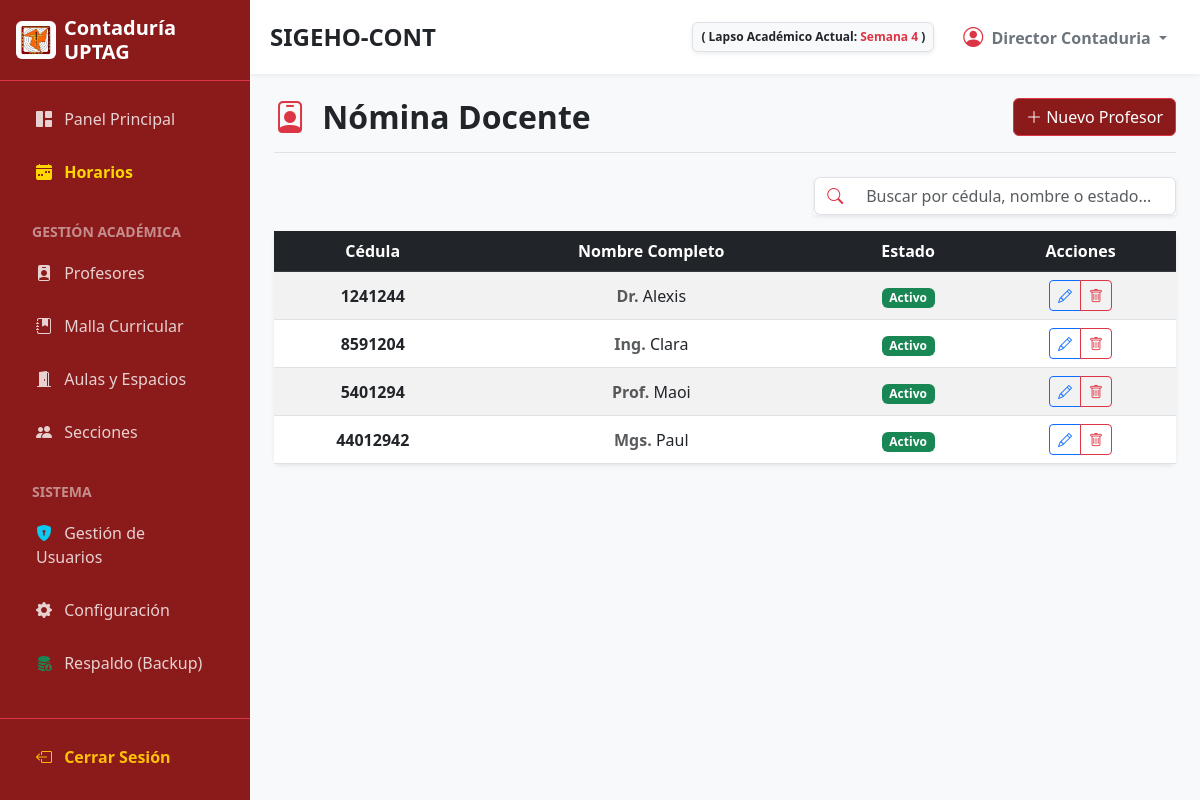
The page /modules/profesores/index.php (signed in) on the database its author committed.
### tables this page shows
CREATE TABLE `configuracion` (
  `id` int(11) NOT NULL,
  `parametro` varchar(100) NOT NULL,
  `valor` varchar(255) NOT NULL
);

CREATE TABLE `profesores` (
  `id` int(11) NOT NULL,
  `cedula` varchar(15) NOT NULL,
  `titulo` varchar(20) DEFAULT 'Prof.',
  `nombre` varchar(100) NOT NULL,
  `max_horas` int(11) DEFAULT 5,
  `estado` varchar(20) NOT NULL DEFAULT 'ACTIVO'
);

### modules/profesores/index.php (the view, shortened to what this page needs)
<?php
require '../../config/db.php';
$ruta = '../../';
include '../../includes/header.php';
$sql = "SELECT * FROM profesores ORDER BY nombre ASC";
$stmt = $conn->query($sql);
$profesores = $stmt->fetchAll(PDO::FETCH_ASSOC);
$es_admin = (isset($_SESSION['rol']) && strtolower($_SESSION['rol']) == 'administrador');
?>
<div class="d-flex justify-content-between align-items-center mb-4 border-bottom pb-3">
    <h2 class="fw-bold mb-0"><i class="bi bi-person-badge text-danger me-2"></i> Nómina Docente</h2>
    <?php if($es_admin): ?>
        <a href="nuevo.php" class="btn btn-danger" style="background-color: #8B1A1A;" aria-label="Registrar un nuevo profesor">
            <i class="bi bi-plus-lg"></i> Nuevo Profesor
        </a>
    <?php endif; ?>
</div>
<div class="row mb-3 area-no-imprimir">
    <div class="col-md-5 ms-auto">
        <div class="input-group shadow-sm">
            <span class="input-group-text bg-white border-end-0 text-danger">
                <i class="bi bi-search"></i>
            </span>
            <input type="text" id="buscadorGeneral" class="form-control border-start-0" placeholder="Buscar por cédula, nombre o estado..." aria-label="Buscar en la nómina docente">
        </div>
    </div>
</div>
<div class="card shadow-sm border-0">
    <div class="card-body p-0">
        <div class="table-responsive">
            <table class="table table-hover table-striped mb-0 align-middle text-center">
                <thead class="table-dark" style="background-color: #343a40;">
                    <tr>
                        <th>Cédula</th>
                        <th>Nombre Completo</th>
                        <th>Estado</th>
                        <?php if($es_admin): ?>
                            <th>Acciones</th>
                        <?php endif; ?>
                    </tr>
                </thead>
                <tbody>
                    <?php foreach($profesores as $p): ?>
                    <tr>
                        <td class="fw-bold"><?php echo htmlspecialchars($p['cedula']); ?></td>
                        <td>
                            <span class="text-muted fw-bold"><?php echo htmlspecialchars($p['titulo'] ?? 'Prof.'); ?></span>
                            <?php echo htmlspecialchars($p['nombre']); ?>
                        </td>
                        <td>
                            <?php if($p['estado'] == 'ACTIVO'): ?>
                                <span class="badge bg-success">Activo</span>
                            <?php else: ?>
                                <span class="badge bg-danger">Inactivo</span>
                            <?php endif; ?>
                        </td>
                        <?php if($es_admin): ?>
                        <td>
                            <div class="btn-group">
                                <a href="editar.php?id=<?php echo $p['id']; ?>" class="btn btn-sm btn-outline-primary" aria-label="Editar al profesor <?php echo htmlspecialchars($p['nombre']); ?>"><i class="bi bi-pencil"></i></a>
                                <a href="eliminar.php?id=<?php echo $p['id']; ?>" class="btn btn-sm btn-outline-danger" onclick="return confirm('¿Borrar profesor?');" aria-label="Eliminar al profesor <?php echo htmlspecialchars($p['nombre']); ?>"><i class="bi bi-trash"></i></a>
                            </div>
                        </td>
                        <?php endif; ?>
                    </tr>
                    <?php endforeach; ?>
                </tbody>
            </table>
        </div>
    </div>
</div>
<?php include '../../includes/footer.php'; ?>

### includes/header.php (shortened to what this page needs)
<?php
$rol_usuario = isset($_SESSION['rol']) ? strtolower($_SESSION['rol']) : '';
$semana_texto = "Sin configurar";
if (isset($conn)) {
    try {
        $stmt_conf = $conn->query("SELECT valor FROM configuracion WHERE parametro = 'fecha_inicio_lapso'");
        if ($stmt_conf) {
            $fecha_inicio_db = $stmt_conf->fetchColumn();
            if ($fecha_inicio_db) {
                $inicio_lapso = new DateTime($fecha_inicio_db);
                $inicio_lapso->setTime(0, 0, 0);
                $hoy = new DateTime();
                $hoy->setTime(0, 0, 0);
                if ($hoy >= $inicio_lapso) {
                    $diff = $inicio_lapso->diff($hoy);
                    $semana_num = floor($diff->days / 7) + 1;
                    if ($semana_num > 12) {
                        $semana_texto = "Trimestre Finalizado";
                    } else {
                        $semana_texto = "Semana " . $semana_num;
                    }
                } else {
                    $semana_texto = "Por iniciar";
                }
            }
        }
    } catch(PDOException $e) {
    }
}
?>
<!DOCTYPE html>
<html lang="es">
<head>
    <link href="https://cdn.jsdelivr.net/npm/bootstrap@5.3.0/dist/css/bootstrap.min.css" rel="stylesheet">
    <link rel="stylesheet" href="https://cdn.jsdelivr.net/npm/bootstrap-icons@1.10.5/font/bootstrap-icons.css">
    <link rel="stylesheet" href="<?php echo $ruta; ?>assets/css/estilos.css">
</head>
<body>
<div class="d-flex">
    <div id="sidebar" class="d-flex flex-column area-no-imprimir">
        <div class="p-3 d-flex align-items-center border-bottom border-danger">
            <img src="<?php echo $ruta; ?>assets/img/logo_conta.jpeg" alt="Logo" width="40" class="rounded me-2 bg-white p-1">
            <h5 class="mb-0 fw-bold">Contaduría UPTAG</h5>
        </div>
        <div class="p-3 flex-grow-1">
            <ul class="nav flex-column gap-1">
                <li class="nav-item">
                    <a href="<?php echo $ruta; ?>dashboard.php" class="nav-link"><i class="bi bi-grid-1x2-fill me-2"></i> Panel Principal</a>
                </li>
                <li class="nav-item">
                    <a href="<?php echo $ruta; ?>modules/horarios/index.php" class="nav-link fw-bold" style="color: #ffd700;"><i class="bi bi-calendar-week-fill me-2"></i> Horarios</a>
                </li>
                <li class="nav-item mt-3 mb-1"><small class="text-white-50 fw-bold px-3">GESTIÓN ACADÉMICA</small></li>
                <li class="nav-item"><a href="<?php echo $ruta; ?>modules/profesores/index.php" class="nav-link"><i class="bi bi-person-badge-fill me-2"></i> Profesores</a></li>
                <li class="nav-item"><a href="<?php echo $ruta; ?>modules/materias/index.php" class="nav-link"><i class="bi bi-journal-bookmark-fill me-2"></i> Malla Curricular</a></li>
                <li class="nav-item"><a href="<?php echo $ruta; ?>modules/aulas/index.php" class="nav-link"><i class="bi bi-door-open-fill me-2"></i> Aulas y Espacios</a></li>
                <li class="nav-item"><a href="<?php echo $ruta; ?>modules/secciones/index.php" class="nav-link"><i class="bi bi-people-fill me-2"></i> Secciones</a></li>
                <?php if($rol_usuario == 'administrador'): ?>
                <li class="nav-item mt-3 mb-1"><small class="text-white-50 fw-bold px-3">SISTEMA</small></li>
                <li class="nav-item"><a href="<?php echo $ruta; ?>modules/usuarios/index.php" class="nav-link"><i class="bi bi-shield-lock-fill text-info me-2"></i> Gestión de Usuarios</a></li>
                <li class="nav-item"><a href="<?php echo $ruta; ?>configuracion.php" class="nav-link"><i class="bi bi-gear-fill me-2"></i> Configuración</a></li>
                <li class="nav-item"><a href="<?php echo $ruta; ?>backup.php" class="nav-link"><i class="bi bi-database-fill-down text-success me-2"></i> Respaldo (Backup)</a></li>
                <?php endif; ?>
            </ul>
        </div>
        <div class="p-3 border-top border-danger">
            <a href="<?php echo $ruta; ?>logout.php" class="nav-link text-warning fw-bold"><i class="bi bi-box-arrow-left me-2"></i> Cerrar Sesión</a>
        </div>
    </div>
    <div id="main-content" class="d-flex flex-column bg-light vh-100 overflow-hidden">
        <nav class="top-navbar d-flex justify-content-between align-items-center area-no-imprimir">
            <div class="d-flex align-items-center">
                <h4 class="mb-0 fw-bold text-dark">SIGEHO-CONT</h4>
            </div>
            <div class="d-flex align-items-center gap-3">
                <span class="badge bg-light text-dark border p-2 shadow-sm d-none d-md-inline">
                    ( Lapso Académico Actual: <span class="text-danger"><?php echo $semana_texto; ?></span> )
                </span>
                <div class="dropdown">
                    <button class="btn btn-white dropdown-toggle fw-bold text-secondary" type="button" data-bs-toggle="dropdown">
                        <i class="bi bi-person-circle text-danger fs-5 me-1"></i> <?php echo isset($_SESSION['nombre']) ? htmlspecialchars($_SESSION['nombre']) : 'Usuario'; ?>
                    </button>
                </div>
            </div>
        </nav>
        <div class="p-4 flex-grow-1 overflow-auto">

### assets/css/estilos.css (style rules this page uses)
body { background-color: #f4f6f9; }
body { font-family: 'Segoe UI', Tahoma, Geneva, Verdana, sans-serif; background-color: #f8f9fa; overflow-x: hidden; }
#sidebar { min-width: 250px; max-width: 250px; min-height: 100vh; background-color: #8B1A1A; color: white; transition: all 0.3s; }
#sidebar .nav-link { color: rgba(255,255,255,0.8); padding: 10px 20px; margin-bottom: 5px; border-radius: 5px; transition: all 0.3s; font-weight: 500; }
#main-content { transition: all 0.3s; width: 100%; }
.top-navbar { background-color: white; box-shadow: 0 2px 4px rgba(0,0,0,0.05); padding: 15px 20px; }

### rows shown on the page
configuracion: valor "Semana 4"
profesores: cedula "1241244", titulo "Dr.", nombre "Alexis", estado "Activo"
profesores: cedula "8591204", titulo "Ing.", nombre "Clara", estado "Activo"
profesores: cedula "5401294", titulo "Prof.", nombre "Maoi", estado "Activo"
profesores: cedula "44012942", titulo "Mgs.", nombre "Paul", estado "Activo"

### other values the page prints
$_SESSION['nombre'] "Director Contaduria"
